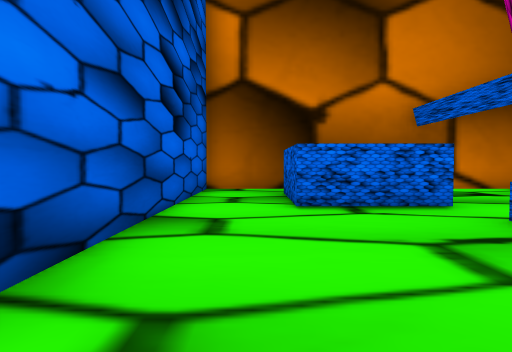
[1] (above)

23 first-person views from a walk through a Unity game level. The camera is 1.4 m above the floor, tilts 2° down and sees 75° across. The floor is counted in squares, 2 m on a side. Each view is taken from the middle of a square. On the plan, view 1 faces up. The plan holds only what a view shows up to about 10 squares ahead; the rest is blank. The place goes on beyond the plan. The player character is not drawn. Some animated figures are not drawn. Some surface patterns are stand-ins.

[2]
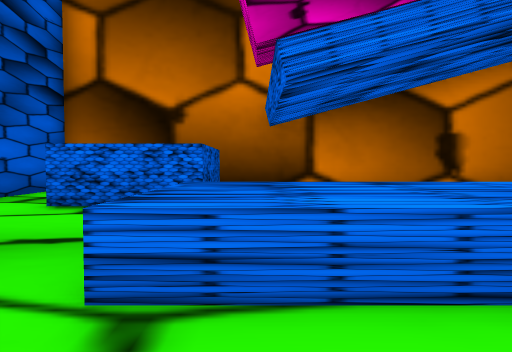

[3]
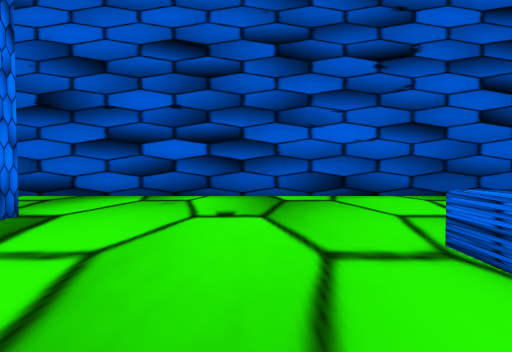

[4]
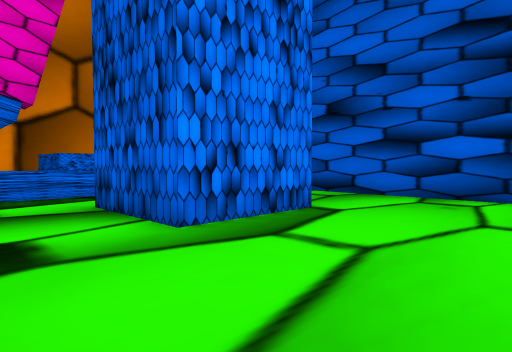

[5]
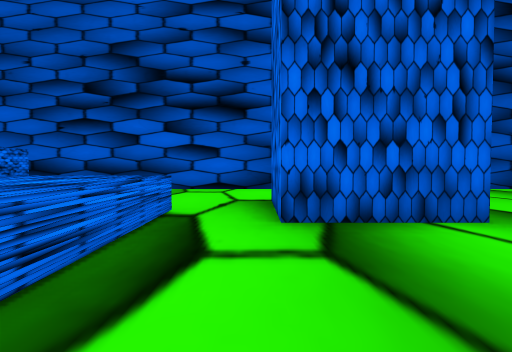

[6]
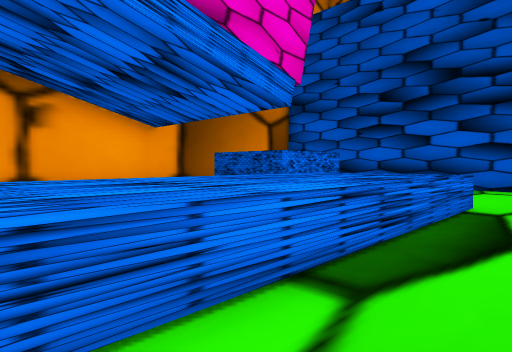

[7]
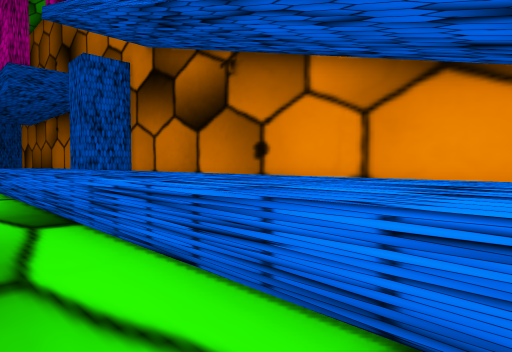

[8]
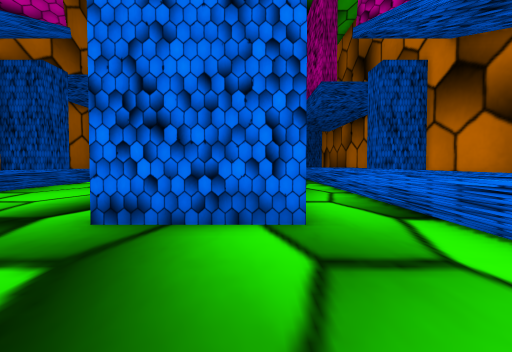

[9]
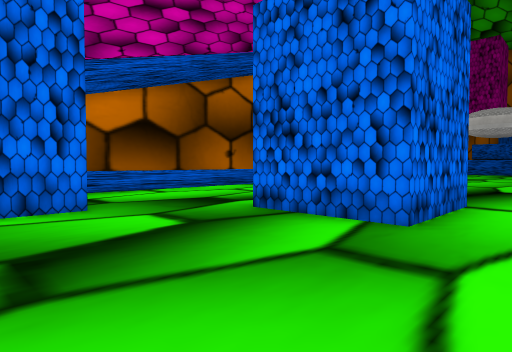

[10]
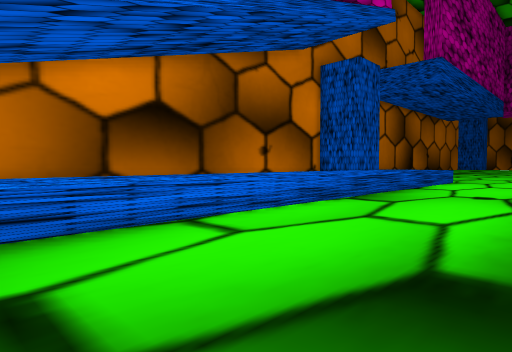

[11]
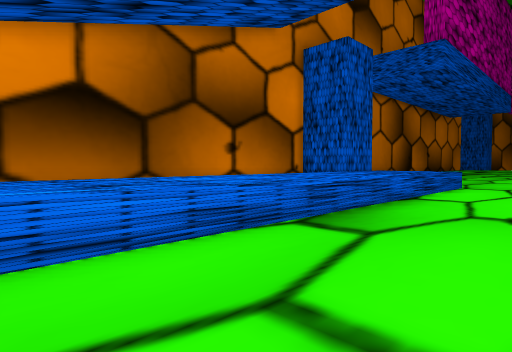

[12]
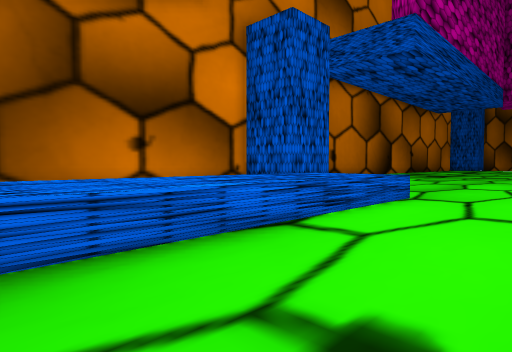

[13]
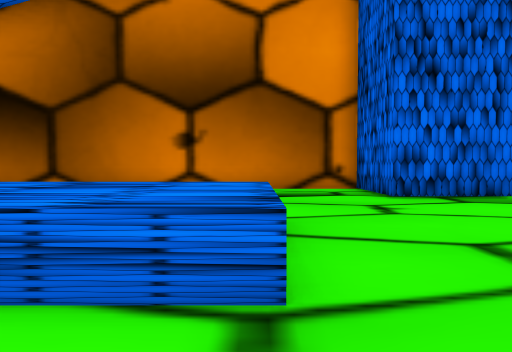

[14]
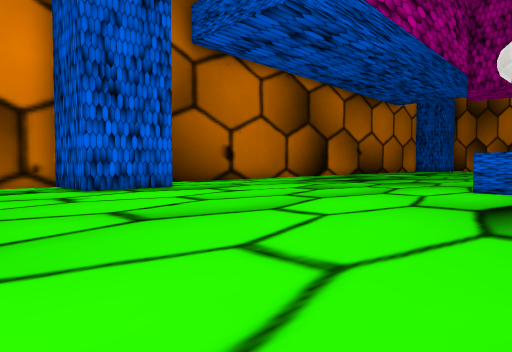

[15]
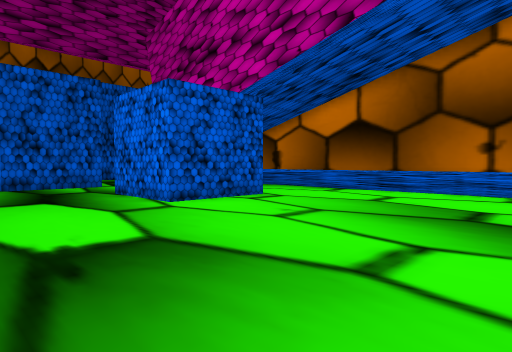

[16]
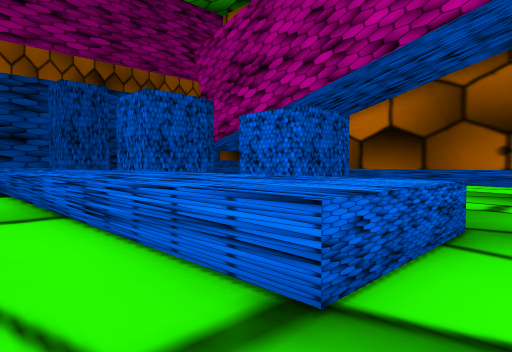

[17]
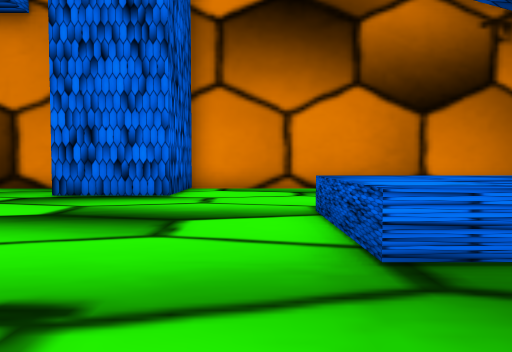

[18]
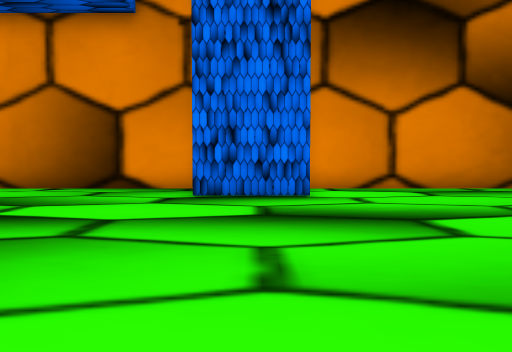

[19]
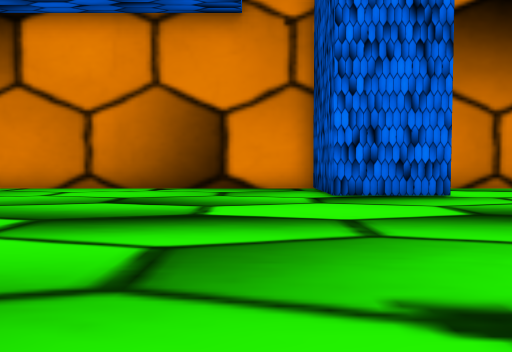

[20]
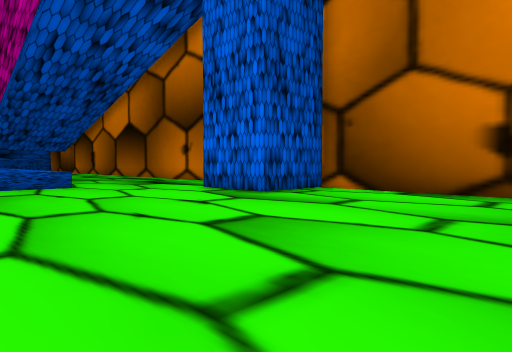

[21]
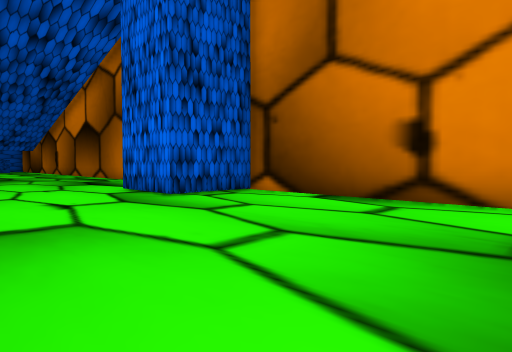

[22]
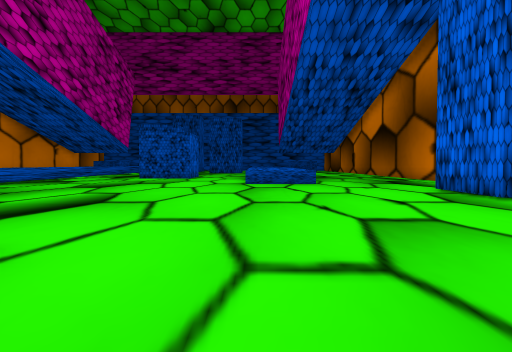

[23]
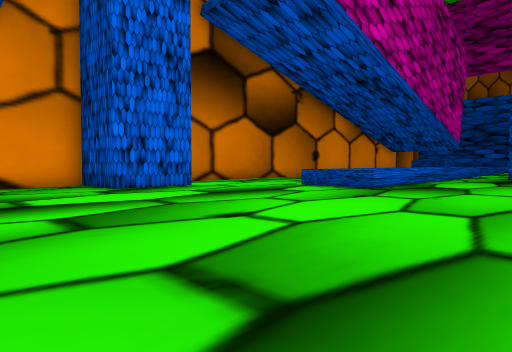

### Floor plan
Key: @ floor where view 1 was taken; # wall or solid block; . floor; ^ raised ledge.
Columns run from 2 left of view 1 to 35 right of it. Each row starts with its distance up from view 1.
 10 #####################################
  9 #...   ...                ..###......
  8 #...   ..                 ..###......
  7 #..###..                  ..###.......
  6 #..###..                  ............
  5 #......                  .............
  4 #.....^^^^  ^^^^^^^^^^^^^^............
  3 #.....^^^^  ^^^^^^^^^^^^^^............
  2 #.....^^^  ^^^^^^^^^^^^^^^............
  1 #.......   ..........................
  0 #.@......  ........................#
 -1 #........ #........................#
 -2 #........ .......   #............
 -3 #............###..###..............
 -4 #...###......###...................
 -5 #.  ###......###...................
 -6 #..................................
 -7 #..................................
 -8 #.....^^^^^^^^^^^^^^^^^^^^..........
 -9 #    .^^^^^^^^^^^^^^^^^^^^..........
-10 #     ...............................
-11 #  ###                ................
-12 #    #                  ....###.......
-13      #                 .....###.......
-14                       ......###.......
-15      ###########   ###################

Positions as (right, up) in squares from view 1, and headings:
1: (0, 0), facing up
2: (4, 0), facing up
3: (6, 0), facing left
4: (6, 0), facing down-left
5: (8, -6), facing left
6: (9, -6), facing down-left
7: (7, -6), facing down-right
8: (7, -5), facing right
9: (7, -7), facing up-right
10: (9, -2), facing up-right
11: (12, -1), facing up-right
12: (16, -1), facing up-right
13: (23, 0), facing up
14: (23, -2), facing up-right
15: (24, -7), facing up-left
16: (24, -11), facing up-left
17: (24, -5), facing down
18: (27, -5), facing down
19: (30, -5), facing down
20: (34, 1), facing up-left
21: (35, 3), facing up-left
22: (35, 2), facing left
23: (32, -3), facing down-left
